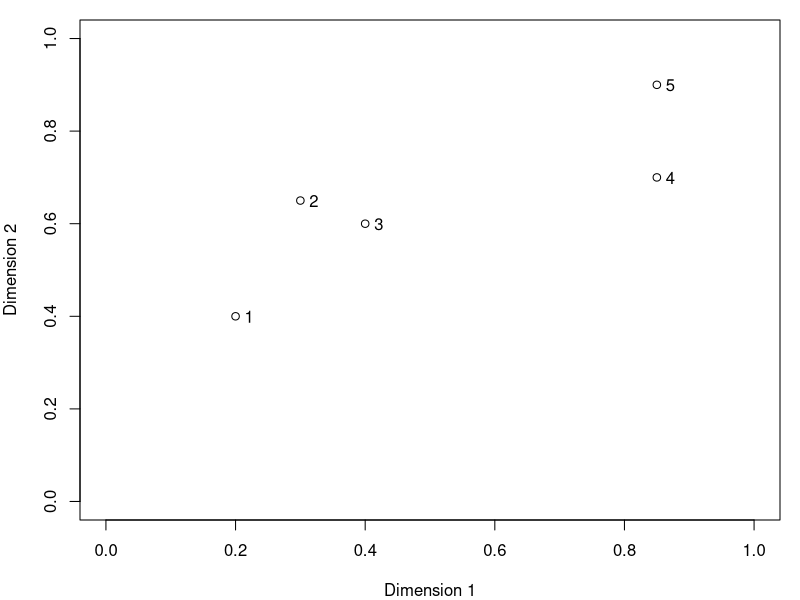
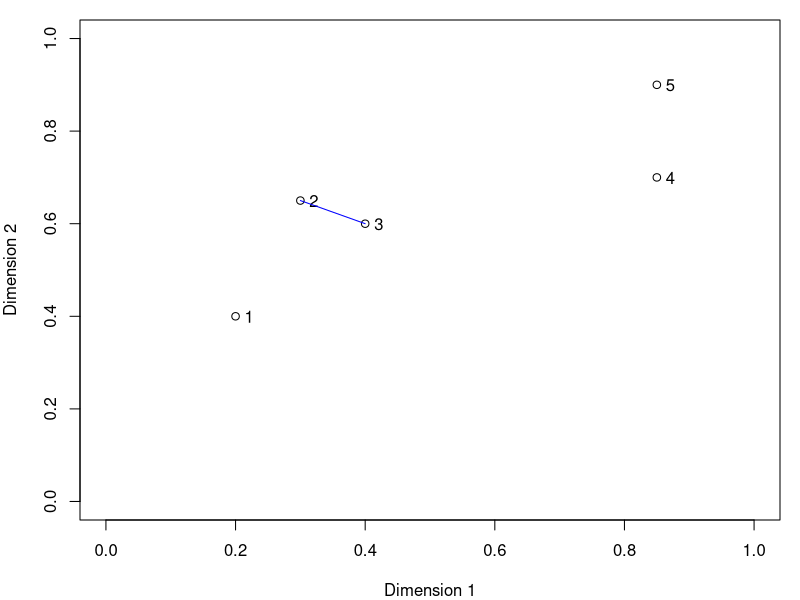
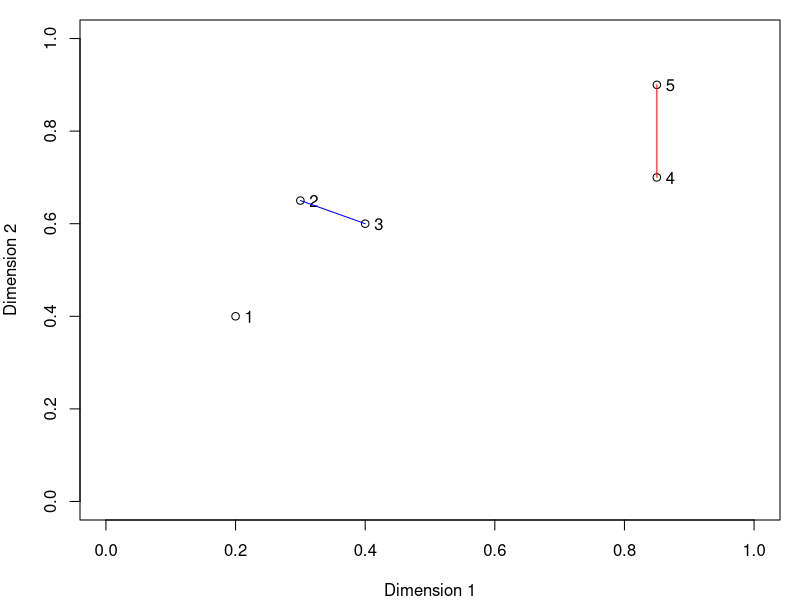
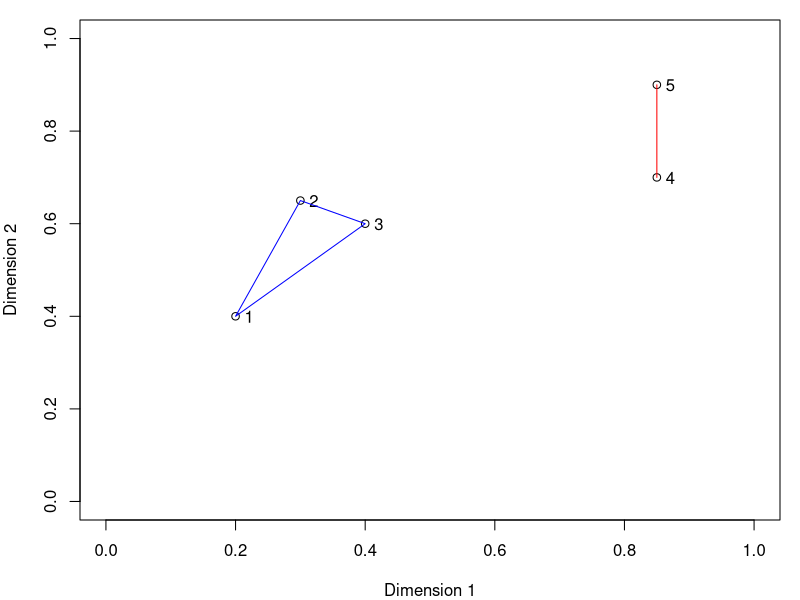
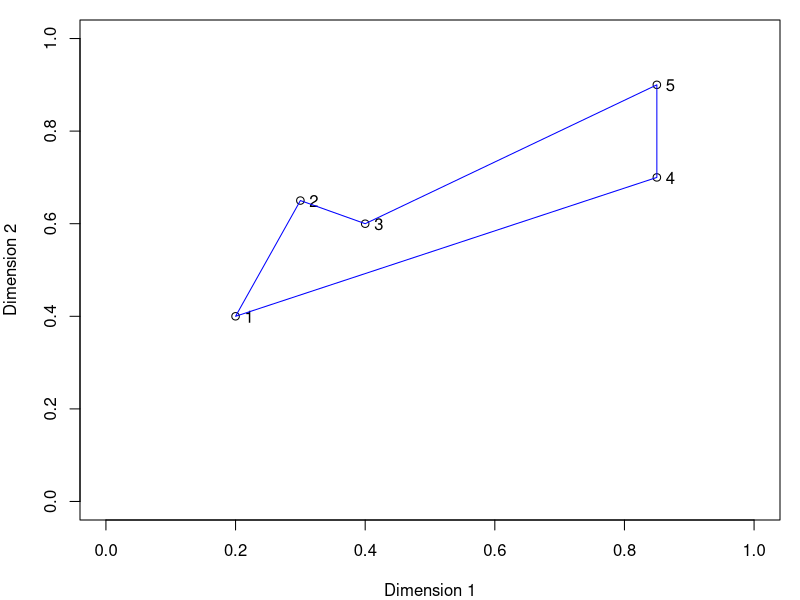
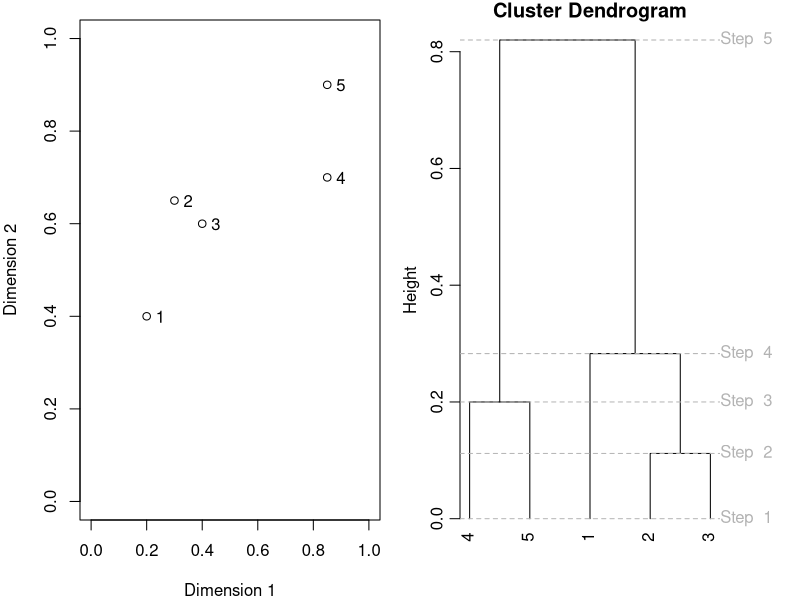

Generate these figures, in order, with R:
## ---- chunk 1
par(mar = c(4,4,1,1))
simple.data = data.frame(x = c(0.2,0.3,0.4,0.85,0.85), 
  y = c(0.4,0.65,0.6,0.7,0.9))

lab = 1:nrow(simple.data)
plot(simple.data, xlim = c(0, 1), ylim = c(0, 1), xlab = "Dimension 1", ylab = "Dimension 2")
text(simple.data, labels = lab, adj = c(-1,0.5))
## ---- chunk 2
par(mar = c(4,4,1,1))
simple.data = data.frame(x = c(0.2,0.3,0.4,0.85,0.85), 
  y = c(0.4,0.65,0.6,0.7,0.9))

lab = 1:nrow(simple.data)
plot(simple.data, xlim = c(0, 1), ylim = c(0, 1), xlab = "Dimension 1", ylab = "Dimension 2")
text(simple.data, labels = lab, adj = c(-1,0.5))
lines(simple.data[2:3,], col = "blue")
## ---- chunk 3
par(mar = c(4,4,1,1))
simple.data = data.frame(x = c(0.2,0.3,0.4,0.85,0.85), 
  y = c(0.4,0.65,0.6,0.7,0.9))

lab = 1:nrow(simple.data)
plot(simple.data, xlim = c(0, 1), ylim = c(0, 1), xlab = "Dimension 1", ylab = "Dimension 2")
text(simple.data, labels = lab, adj = c(-1,0.5))
lines(simple.data[2:3,], col = "blue")
lines(simple.data[4:5,], col = "red")
## ---- chunk 4
par(mar = c(4,4,1,1))
simple.data = data.frame(x = c(0.2,0.3,0.4,0.85,0.85), 
  y = c(0.4,0.65,0.6,0.7,0.9))

lab = 1:nrow(simple.data)
plot(simple.data, xlim = c(0, 1), ylim = c(0, 1), xlab = "Dimension 1", ylab = "Dimension 2")
text(simple.data, labels = lab, adj = c(-1,0.5))
lines(simple.data[c(1:3, 1),], col = "blue")
lines(simple.data[4:5,], col = "red")
## ---- chunk 5
par(mar = c(4,4,1,1))
simple.data = data.frame(x = c(0.2,0.3,0.4,0.85,0.85), 
  y = c(0.4,0.65,0.6,0.7,0.9))

lab = 1:nrow(simple.data)
plot(simple.data, xlim = c(0, 1), ylim = c(0, 1), xlab = "Dimension 1", ylab = "Dimension 2")
text(simple.data, labels = lab, adj = c(-1,0.5))
lines(simple.data[c(1,2,3,5,4,1),], col = "blue")
## ---- chunk 6
# compute distance matrix
euclid = dist(simple.data, method = "euclidean")
# do clustering with complete linkage
agglo = hclust(euclid, method = "complete")
agglo
## ---- chunk 7
par(mfrow = c(1,2), mar = c(4,4,1,1))
plot(simple.data, xlim = c(0, 1), ylim = c(0, 1), xlab = "Dimension 1", ylab = "Dimension 2")
text(simple.data, labels = lab, adj = c(-1,0.5))

par(mar = c(2,3,1,4))
plot(agglo, hang = -1, ylab = "", axes = F)
axis(2, line = 0, padj = 0.5)
title(ylab = "Height", line = 2)
abline(h = c(0, agglo$height), lty = 2, col = "gray70")
text(x = 5, y = c(0, agglo$height), labels = paste("Step ", 1:5), xpd = TRUE, col = "gray70", pos = 4)
